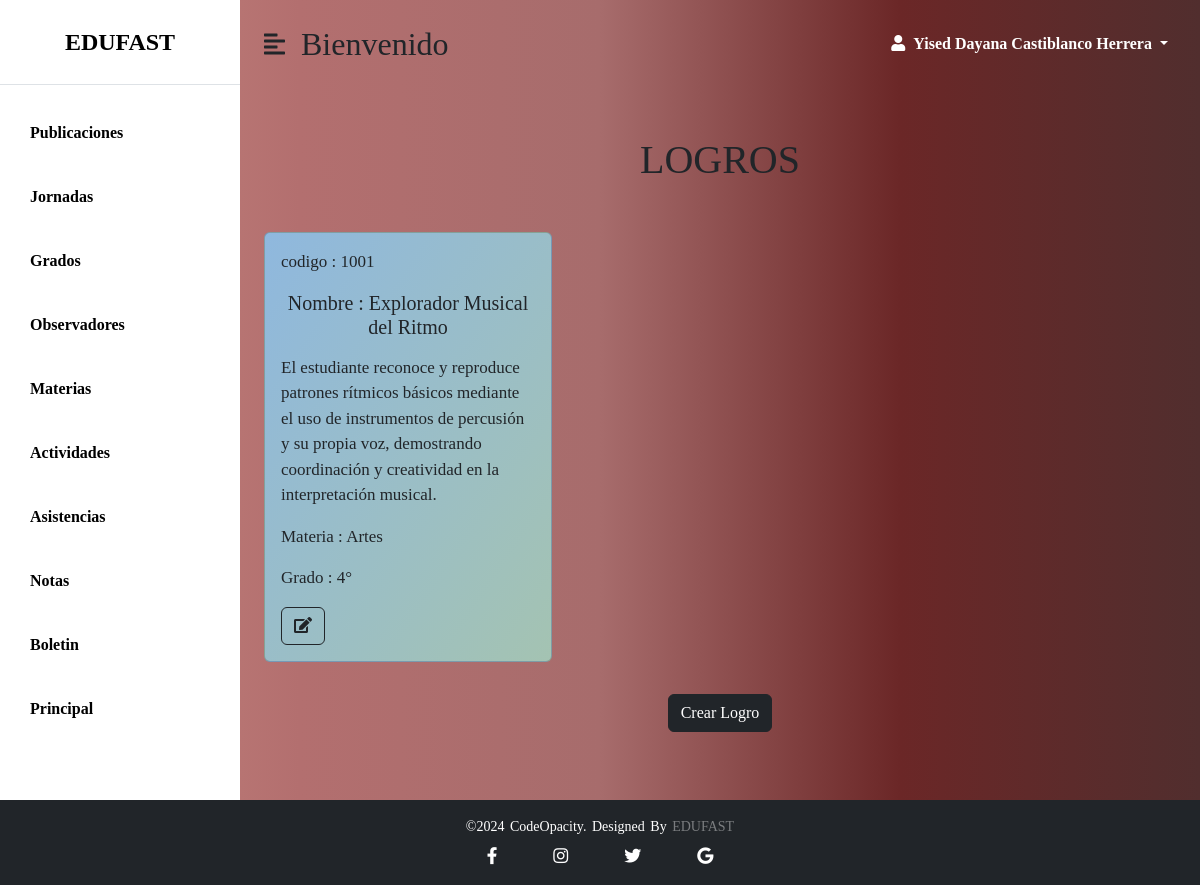
Screenshot of /cordinador/logrophp/logros.php (signed in) with the database file from the repository.
### tables this page shows
CREATE TABLE `logro` (
  `id_logro` int(11) NOT NULL,
  `nombre_logro` char(100) DEFAULT NULL,
  `descripcion_logro` char(200) DEFAULT NULL,
  `grado_id_grado` int(11) NOT NULL,
  `materia_id_materia` int(11) NOT NULL
);

CREATE TABLE `materia` (
  `id_materia` int(11) NOT NULL,
  `materia` char(45) DEFAULT NULL,
  `area_id_area` int(11) NOT NULL
);

CREATE TABLE `grado` (
  `id_grado` int(11) NOT NULL,
  `nivel_educativo` char(45) DEFAULT NULL,
  `grado` char(10) DEFAULT NULL
);

### cordinador/logrophp/consultarLogro.php (called while the page is built, shortened)
<?php
require_once "conexion.php";
try {
    $sentencia = $base_de_datos->prepare(" SELECT logro.*, materia.*, grado.*
FROM logro
INNER JOIN materia ON materia.id_materia = logro.materia_id_materia
INNER JOIN grado ON grado.id_grado = logro.grado_id_grado
    ");
    $sentencia->execute();
    $logros = $sentencia->fetchAll(PDO::FETCH_OBJ);
} catch (PDOException $e) {
    echo "Error: " . $e->getMessage();
    exit();
}
?>

### cordinador/logrophp/logros.php (the view, shortened to what this page needs)
<?php
include "consultarLogro.php";
?>
<!DOCTYPE html>
<html lang="en">
<head>
    <link href="https://cdn.jsdelivr.net/npm/bootstrap@5.0.0-beta3/dist/css/bootstrap.min.css" rel="stylesheet" />
    <link rel="stylesheet" href="https://cdnjs.cloudflare.com/ajax/libs/font-awesome/5.15.3/css/all.min.css" />
    <link rel="stylesheet" href="../../css/stylscoor.css"/>
</head>
<body>
    <div class="d-flex" id="wrapper">
        <div class="listado" id="sidebar-wrapper">
            <div class="sidebar-heading text-center py-4 primary-text fs-4 fw-bold text-uppercase border-bottom">EDUFAST</div>
            <div class="list-group list-group-flush my-3">
                <a href="../publicaciones/vistas/publicaciones_crear.php" class="list-group-item list-group-item-action bg-transparent second-text fw-bold">Publicaciones</a>
                <a href="../jornadas/vistas/jornadas.php" class="list-group-item list-group-item-action bg-transparent second-text fw-bold">Jornadas</a>
                <a href="../grados/vistas/grados.php" class="list-group-item list-group-item-action bg-transparent second-text fw-bold">Grados</a>
                <a href="../observador/vistas/alumnos.php" class="list-group-item list-group-item-action bg-transparent second-text fw-bold">Observadores</a>
                <a href="../materiaphp/materia.php" class="list-group-item list-group-item-action bg-transparent second-text fw-bold">Materias</a>
                <a href="../actividad/actividad.php" class="list-group-item list-group-item-action bg-transparent second-text fw-bold">Actividades</a>
                <a href="../asistencia/listados.php" class="list-group-item list-group-item-action bg-transparent second-text fw-bold">Asistencias</a>
                <a href="../notas/notas.php" class="list-group-item list-group-item-action bg-transparent second-text fw-bold">Notas</a>
                <a href="../Boletin/view/boletin.html" class="list-group-item list-group-item-action bg-transparent second-text fw-bold">Boletin</a>
                <a href="../pag_principal.php" class="list-group-item list-group-item-action bg-transparent second-text fw-bold">Principal</a>            </div>
        </div>
        <div id="page-content-wrapper">
            <nav class="navbar navbar-expand-lg navbar-light bg-transparent py-4 px-4">
                <div class="d-flex align-items-center">
                    <i class="fas fa-align-left fs-4 me-3" id="menu-toggle"></i>
                    <h2 class="fs-2 m-0">Bienvenido</h2>
                </div>
                <div class="collapse navbar-collapse" id="navbarSupportedContent">
                    <ul class="navbar-nav ms-auto mb-2 mb-lg-0">
                        <li class="nav-item dropdown">
                            <a class="nav-link dropdown-toggle text-white fw-bold" href="#" id="navbarDropdown"
                                role="button" data-bs-toggle="dropdown" aria-expanded="false">
                                <i class="fas fa-user me-2"></i><?php echo $_SESSION['nombres']; ?> <?php echo $_SESSION['apellidos']; ?>
                            </a>
                        </li>
                    </ul>
                </div>
            </nav>
            <div class="container mt-5">
                <div class="row">
                    <main class="main-container">
                        <section class="container">
                            <h1 class="title text-center mb-5">LOGROS</h1>
                            <section class="row">
                                <?php foreach ($logros as $logro): ?>
                                    <section class="col-lg-4 col-md-12 col-sm-8 col-12 mb-4">
                                        <section class="card">
                                            <section class="card-body">
                                                <div class="card-color">
                                                    <p class="card-text text-left">codigo : <?php echo htmlspecialchars($logro->id_logro); ?> <h5 class="text-center"> Nombre : <?php echo htmlspecialchars($logro->nombre_logro); ?></h5></p>
                                                    <p class="card-text text-left"> <?php echo htmlspecialchars($logro->descripcion_logro); ?></p>
                                                    <p class="card-text text-left"> Materia : <?php echo htmlspecialchars($logro->materia); ?></p><p class="text-left"> Grado : <?php echo htmlspecialchars($logro->grado); ?></p>
                                                    <div class="d-flex justify-content-between">
                                                        <button type="button" class="btn btn-outline-dark" data-bs-toggle="modal" data-bs-target="#actualizar<?=$logro->id_logro?>"><i class="fas fa-edit"></i></button>
                                                    </div>
                                                </div>
                                            </section>
                                        </section>
                                    </section>
                                <?php endforeach; ?>
                            </section>
                            <div class="d-flex justify-content-center mt-2 mb-4">
                                <a class="btn btn-dark" type="button" data-bs-toggle="modal" data-bs-target="#crear">Crear Logro</a>
                            </div>
                        </section>
                    </main>
                </div>
            </div>
        </div>
    </div>
    <footer class="footer-bottom bg-dark text-white text-center py-3 mt-auto">
        <p class="mb-0">©2024 codeOpacity. Designed by <span>EDUFAST</span></p>
        <div class="socials d-flex justify-content-center mt-2">
            <a href="https://www.facebook.com/cedid.sanpablo.3?locale=es_LA" class="text-white mx-2"><i class="fab fa-facebook-f"></i></a>
            <a href="https://www.instagram.com/plumapaulista/" class="text-white mx-2"><i class="fab fa-instagram"></i></a>
            <a href="https://x.com/Cedidsanpablo" class="text-white mx-2"><i class="fab fa-twitter"></i></a>
            <a href="mailto:cedidsanpablobosa7@educacionbogota.edu.co" class="text-white mx-2"><i class="fab fa-google"></i></a>
        </div>
    </footer>
</body>
</html>

### css/stylscoor.css (style rules this page uses)
body { margin: 0; padding: 0; font-family: serif; background-color: #EAF4F4; background-image: linear-gradient( to right, #c7887f, #b36f6f, #693636, #6b2727, #512e2e ); display: flex; flex-direction: column; min-height: 100vh; }
:root { --main-bg-color: #009d63; --main-text-color: #009d63; --second-text-color: #000000; --second-bg-color: #c1efde; --three-bg-color:#a4a4a4; --fourth-bg-color:#545454; }
.listado { background-color: white; }
.primary-text { color: var( --second-text-color); }
.second-text { color: var( --second-text-color); }
#wrapper { overflow-x: hidden; background-image: linear-gradient( to right, #c7887f, #b36f6f, #a76c6c, #6b2727, #512e2e ); }
#sidebar-wrapper { min-height: 100vh; margin-left: -15rem; -webkit-transition: margin 0.25s ease-out; -moz-transition: margin 0.25s ease-out; -o-transition: margin 0.25s ease-out; transition: margin 0.25s ease-out; }
#sidebar-wrapper .sidebar-heading { padding: 0.875rem 1.25rem; font-size: 1.2rem; }
#sidebar-wrapper .list-group { width: 15rem; }
#page-content-wrapper { min-width: 100vw; }
#menu-toggle { cursor: pointer; }
.list-group-item { border: none; padding: 20px 30px; }
.socials { list-style: none; display: flex; align-items: center; justify-content: center; }
.socials a { text-decoration: none; color: #fff; }
.socials a i { font-size: 17px; padding: 0px 20px; transition: color .4s ease; }
.footer-bottom { background: #000; width: 100%; padding: 20px 0; text-align: center; }
.footer-bottom p { font-size: 14px; color: white; word-spacing: 2px; text-transform: capitalize; }
.footer-bottom span { text-transform: uppercase; opacity: .4; font-weight: 200; }
@media (min-width: 768px) { #sidebar-wrapper { margin-left: 0; } }
@media (min-width: 768px) { #page-content-wrapper { min-width: 0; width: 100%; } }

### cordinador/logrophp/logros.php (style rules this page uses)
.container { font-family: serif; font-size: 17px; }
.card { background: linear-gradient(to bottom right, #8FB8DE, #A4C3B2); }

### rows the page displays
logro: id_logro "1001", nombre_logro "Explorador Musical del Ritmo", descripcion_logro "El estudiante reconoce y reproduce patrones rítmicos básicos mediante el uso de instrumentos de percusión y su propia voz, demostrando coordinación y creatividad en la interpretación musical.", materia.materia "Artes", grado_id_grado.grado "4°"

### other values shown
$_SESSION['nombres'] "Yised Dayana"
$_SESSION['apellidos'] "Castiblanco Herrera"
